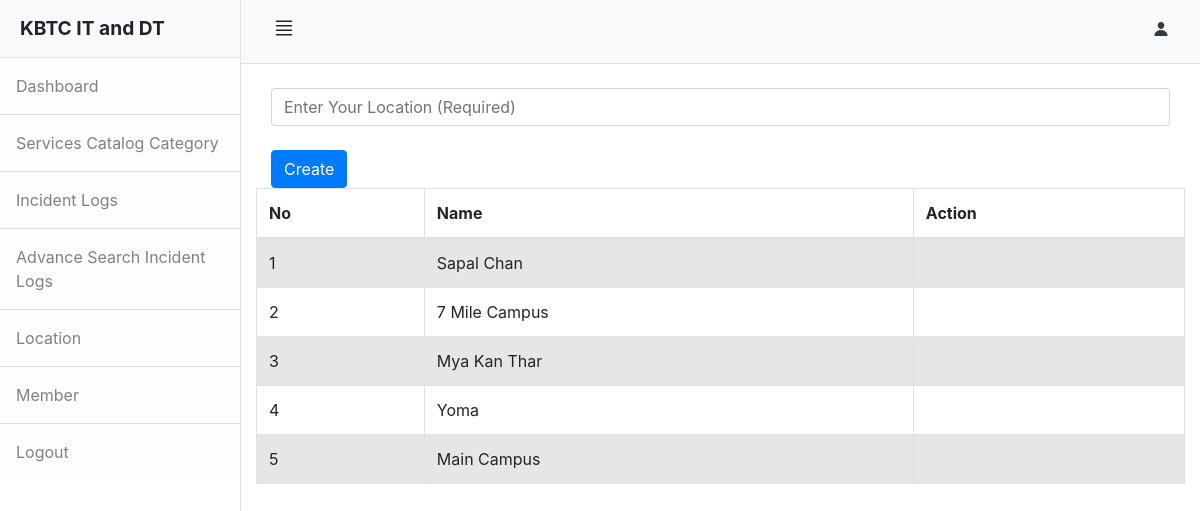
/admin/location.php (signed in), run on the app's committed database.
### tables this page shows
CREATE TABLE `location` (
  `id` int NOT NULL AUTO_INCREMENT,
  `name` varchar(255) NOT NULL,
  PRIMARY KEY (`id`)
);

### admin/location.php (the view, shortened to what this page needs)
<?php
            include "head.php";
        ?>
<div class="d-flex" id="wrapper">
    <?php
                include "slidebar.php";
           ?>
    <div id="page-content-wrapper">
        <?php
                    include "nav.php";
                ?>
        <div class="container-fluid">
            <br>
            <div class="col-md-12">
                <form action="backend.php" method="post" enctype="multipart/form">
                    <input type="text" name="location" class="form-control" placeholder="Enter Your Location (Required) " required>
                    <br>
                    <input type="submit" class="btn btn-primary" name="create_location" value="Create">
                </form>
            </div>
            <table class="table table-striped table-bordered table-hover">
                <thead>
                    <tr>
                        <th>No</th>
                        <th>Name</th>
                        <th>Action</th>
                    </tr>
                </thead>
                <tbody>
                    <?php
                        $sql = "SELECT * FROM location Order by id DESC";
                        $result = mysqli_query($connect,$sql);
                        if($result){
                            foreach($result as $value=>$row){
                                ?>
                    <tr>
                        <td><?php echo ++$value; ?></td>
                        <td><?php echo $row['name']; ?></td>
                        <td></td>
                    </tr>
                    <?php
                            }
                        }
                    ?>
                </tbody>
            </table>
        </div>
    </div>
</div>
<?php
            include "footer.php";
        ?>

### data on the page
location: name "Sapal Chan"
location: name "7 Mile Campus"
location: name "Mya Kan Thar"
location: name "Yoma"
location: name "Main Campus"
